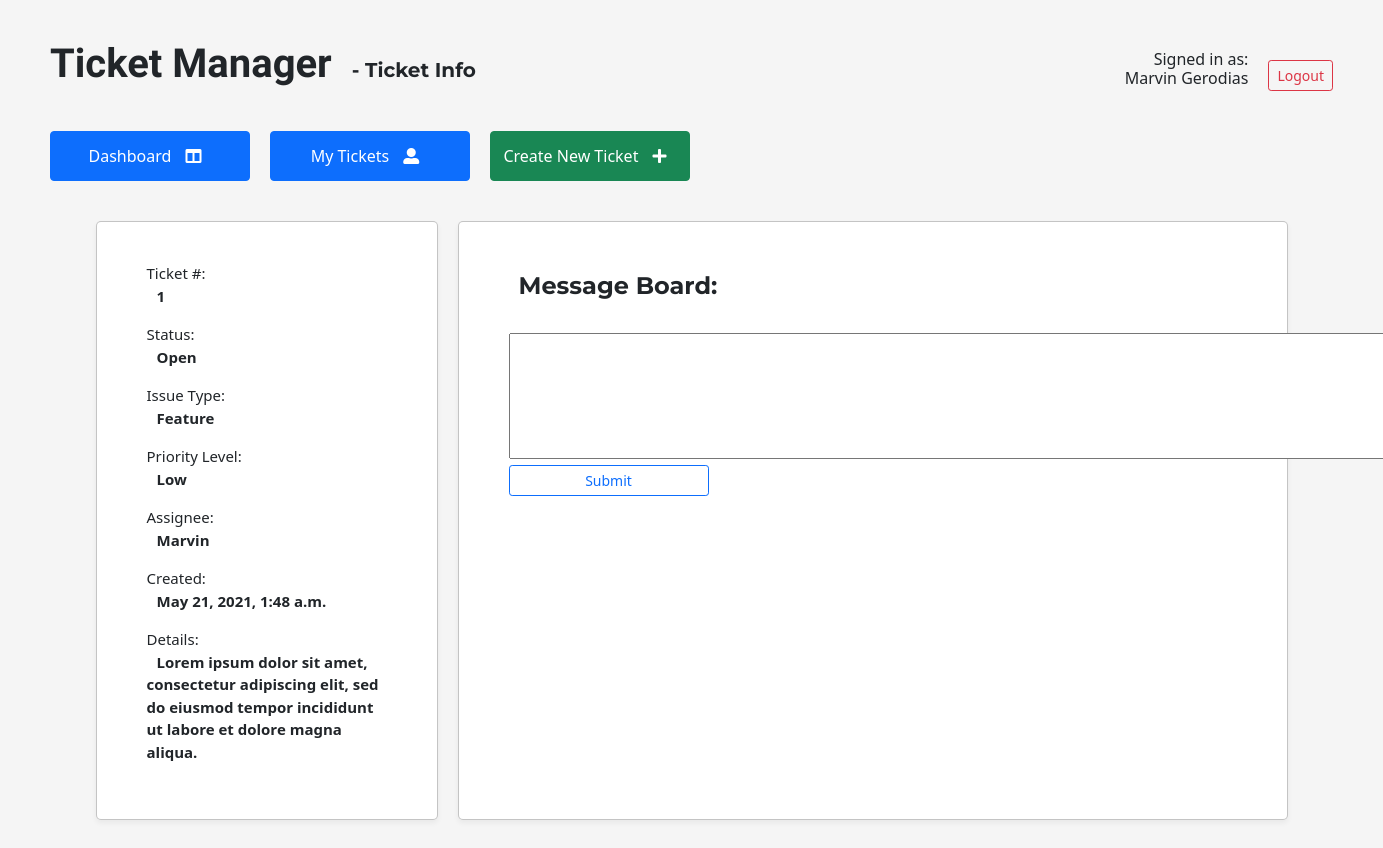
Page /ticket/1 (signed in) on the earlier database version.
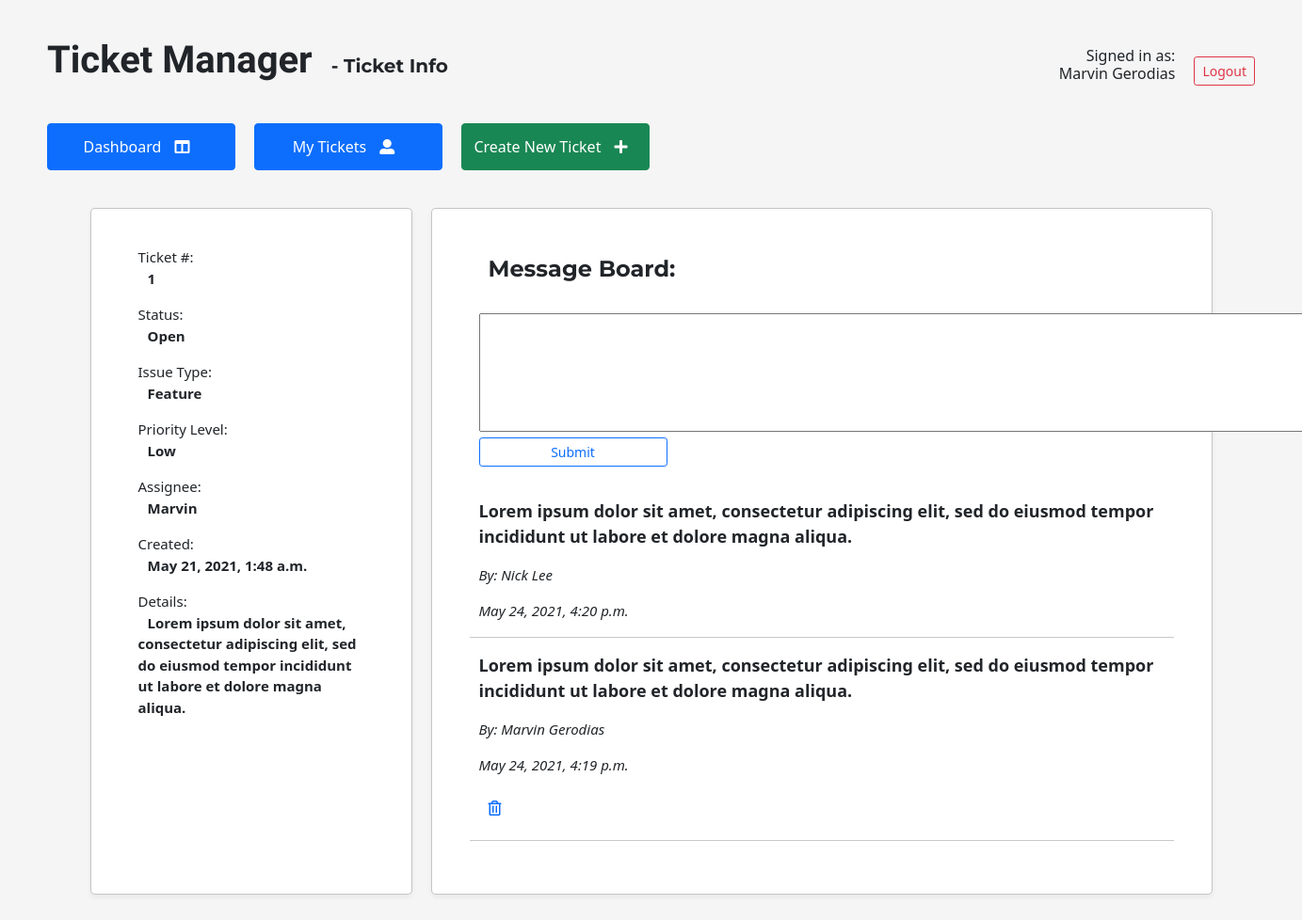
Same page on the later database version.
### main/models.py (models this page shows)
class Chat(models.Model):
    chat_comment = models.CharField(max_length=500)
    assigned_ticket = models.ForeignKey(Ticket, related_name="chat_log", on_delete=models.CASCADE)
    mentioned_by = models.ForeignKey('User', related_name="my_comment", on_delete=models.CASCADE)
    created_at = models.DateTimeField(auto_now_add=True)
    updated_at = models.DateTimeField(auto_now=True)
    objects = ChatManager()

class User(models.Model):
    fname = models.CharField(max_length=23)
    lname = models.CharField(max_length=23)
    email = models.EmailField(unique=True)
    password = models.CharField(max_length=255)
    created_at = models.DateTimeField(auto_now_add=True)
    updated_at = models.DateTimeField(auto_now=True)
    objects = UserManager()

### main/views.py (the view)
# urls.py: path('ticket/<int:id>', views.ticket),
def ticket(request, id):
    ticket = Ticket.objects.get(id = id)
    user = User.objects.get(id = request.session['user_id'])
    context = {
        "ticket" : ticket,
        "myuser" : user,
        "chats" : Chat.objects.all().order_by('-id')
    }
    return render(request, 'ticket.html', context)

### main/templates/ticket.html (shortened to what this page needs)
<!DOCTYPE html>
<html>
    <head>
        {% load static %}
        <link rel="stylesheet" href="{% static 'css/style.css' %}">
        <link href="https://cdn.jsdelivr.net/npm/bootstrap@5.0.0/dist/css/bootstrap.min.css" rel="stylesheet">
        <link rel="stylesheet" href="https://use.fontawesome.com/releases/v5.7.0/css/all.css">
    </head>
    <body style="background-color: rgb(245, 245, 245);">
    <div style = "margin: 10px 0 10px 10px; display: flex;">
            <div class = "header" style="width: 100vw;">
                <div class = "title" style="display: flex; justify-content: space-between;">
                    <h1 style="font-weight: bold;">Ticket Manager <span style="font-family: Montserrat, sans-serif; font-size: 20px;">- Ticket Info</span></h1>
                    <div style="text-align: right; display: flex;">
                        <h6>Signed in as:<br/>{{myuser.fname}} {{myuser.lname}}</h6>
                        <a href="/logout"><button type="button" class="btn btn-outline-danger btn-sm">Logout</button></a>
                    </div>
                </div>
                <div class = "nav">
                    <a href="/dashboard"><button type="button" class="btn btn-primary" style="width: 200px">Dashboard <i class="fas fa-columns"></i></button></a>
                    <a href="/mytickets"><button type="button" class="btn btn-primary" style="width: 200px">My Tickets <i class="fas fa-user-alt"></i></button></a>
                    <a href="/newticket"><button type="button" class="btn btn-success" style="width: 200px">Create New Ticket <i class="fas fa-plus"></i></button></a>
                </div>
            </div>
        </div>
        <div class="ticketContainer">
            <div class="card" style="
            border: 1px solid rgba(146, 146, 146, 0.541);
            padding: 10px;
            border-radius: 5px;
            box-shadow: 0px 3px 5px 0.5px rgba(0, 0, 0, 0.048);
            ">
                <div class="ticketInfo">
                    <p>Ticket #: <br/><strong>{{ticket.id}}</strong></p>
                    <p>Status: <br/><strong>{{ticket.status}}</strong></p>
                    <p>Issue Type: <br/><strong>{{ticket.issue_type}}</strong></p>
                    <p>Priority Level: <br/><strong>{{ticket.priority_level}}</strong></p>
                    <p>Assignee: <br/><strong>{{ticket.assigned_to.fname}}</strong></p>
                    <p>Created: <br/><strong>{{ticket.created_at}}</strong></p>
                    <p>Details: <br/><strong>{{ticket.comment}}</strong></p>
                </div>
            </div>
            <div class="card" style="
            border: 1px solid rgba(146, 146, 146, 0.541);
            padding: 10px;
            width: 830px;
            border-radius: 5px;
            box-shadow: 0px 3px 5px 0.5px rgba(0, 0, 0, 0.048);
            ">
                <div class="chatLog">
                    <form action="/commentprocess/{{ticket.id}}" method="POST">
                        <h4 style="font-weight: bold;">Message Board:</h4><br/>
                        <textarea id="chat" name="chat" rows="5" cols="100"></textarea><br/>
                        <button style="margin: auto; width: 200px;" type="submit" class="btn btn-outline-primary btn-sm">Submit</button>
                    </form><br/>
                    {% for chat in chats %}
                    {% if chat.assigned_ticket.id == ticket.id %}
                    <p style="font-weight: bold; font-size: 18px;">{{chat.chat_comment}}</p>
                    <p style="font-style: italic;">By: {{chat.mentioned_by.fname}} {{chat.mentioned_by.lname}}</p>
                    <p style="font-style: italic;">{{chat.created_at}}</p>
                        {% if chat.mentioned_by.fname == myuser.fname%}
                            <a href="/deletecomment/{{chat.id}}" style="text-align: right;"><i class="far fa-trash-alt"></i></a>
                        {% endif %}
                    <hr/>
                    {% endif %}
                    {% endfor %}
                </div>
            </div>
        </div>
    </body>
</html>

Differences in the rows shown:
added Chat: chat_comment "Lorem ipsum dolor sit amet, consectetur adipiscing elit, sed do eiusmod tempor incididunt ut labore et dolore magna aliqua.", mentioned_by.fname "Nick", mentioned_by.lname "Lee", created_at "May 24, 2021, 4:20 p.m."
added Chat: chat_comment "Lorem ipsum dolor sit amet, consectetur adipiscing elit, sed do eiusmod tempor incididunt ut labore et dolore magna aliqua.", mentioned_by.fname "Marvin", mentioned_by.lname "Gerodias", created_at "May 24, 2021, 4:19 p.m."
